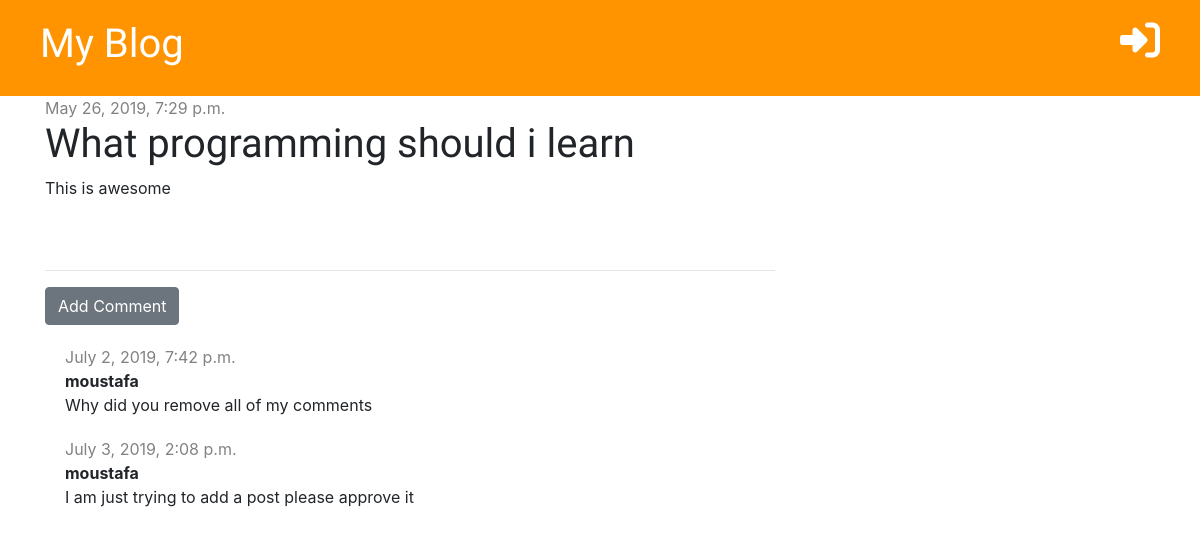
The app's page /post/1/ with its own data.
### blog/models.py (models this page shows, shortened)
class Post(models.Model):
    author = models.ForeignKey('auth.User', on_delete= models.CASCADE)
    title = models.CharField(max_length=200)
    text = models.TextField()
    created_date = models.DateTimeField(default=timezone.now)
    published_date = models.DateTimeField(blank=True, null=True)

class Comment(models.Model):
    post = models.ForeignKey('blog.Post', on_delete=models.CASCADE, related_name='comments')
    author = models.CharField(max_length=200)
    created_date = models.DateTimeField(default=timezone.now)
    text = models.TextField()
    approved = models.BooleanField(default=False)

### blog/views.py (the view)
# urls.py: path('post/<int:pk>/', views.post_detail, name='post_detail'),
def post_detail(request, pk):
    posts = get_object_or_404(Post, pk=pk)
    stuff_for_frontend = {'posts': posts }
    return render(request, 'blog/post_detail.html', stuff_for_frontend)

### blog/templates/blog/post_detail.html (shortened to what this page needs)
{% extends 'blog/base.html' %}
{% block content %}
    <div class="post">
        {% if posts.published_date %}
            <div class="date">
                {{ posts.published_date }}
            </div>
        {% else %}
            <a href="{% url 'post_publish' pk=posts.pk %}" class="btn btn-primary">Publish</a>
        {% endif %}
        <h1>{{ posts.title }}</h1>
        <p>{{ posts.text|linebreaksbr }}</p>
    </div>
   <hr>
    <a href="{% url 'add_comment_to_post' pk=posts.pk %}" class="btn btn-secondary">Add Comment</a>
    {% for comment in posts.comments.all %}
        {% if user.is_authenticated or comment.approved %}
        <div class="comment">
            <div class="date">
                {{ comment.created_date }}
            </div>
            <strong>{{ comment.author }}</strong>
            <p>{{ comment.text }}</p>
        </div>
        {% endif %}
    {% empty %}
        <p>No comments yet...</p>
    {% endfor %}
{% endblock %}

### blog/static/blog/style.css (style rules this page uses)
h1, h2, h3, h4 { font-family: 'Tangerine', 'Inconsolata', 'Droid Sans', serif; font-size: 48px; }
.date { color: #828282; }
.post { margin-bottom: 70px; }
.comment { margin: 20px 0px 20px 20px; }

### records on screen
Post: published_date "May 26, 2019, 7:29 p.m.", title "What programming should i learn", text "This is awesome"
Comment: created_date "July 2, 2019, 7:42 p.m.", author "moustafa", text "Why did you remove all of my comments"
Comment: created_date "July 3, 2019, 2:08 p.m.", author "moustafa", text "I am just trying to add a post please approve it"
